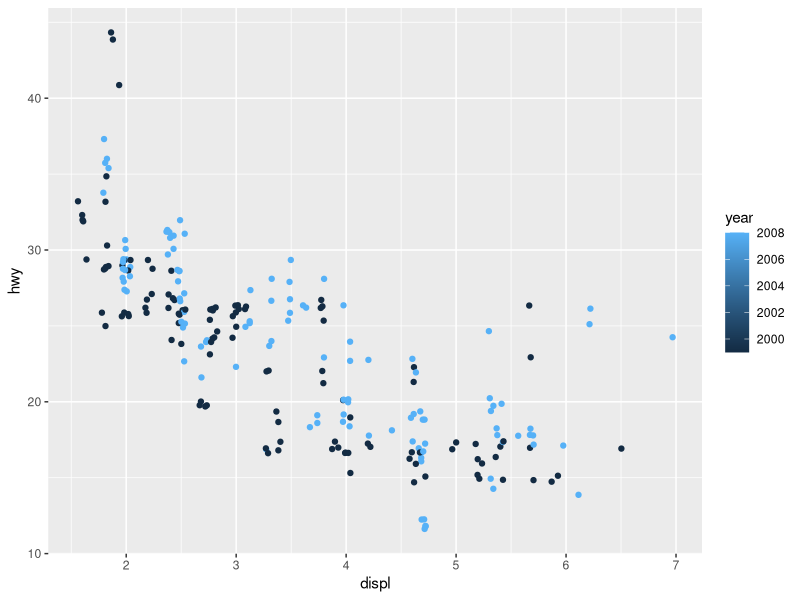
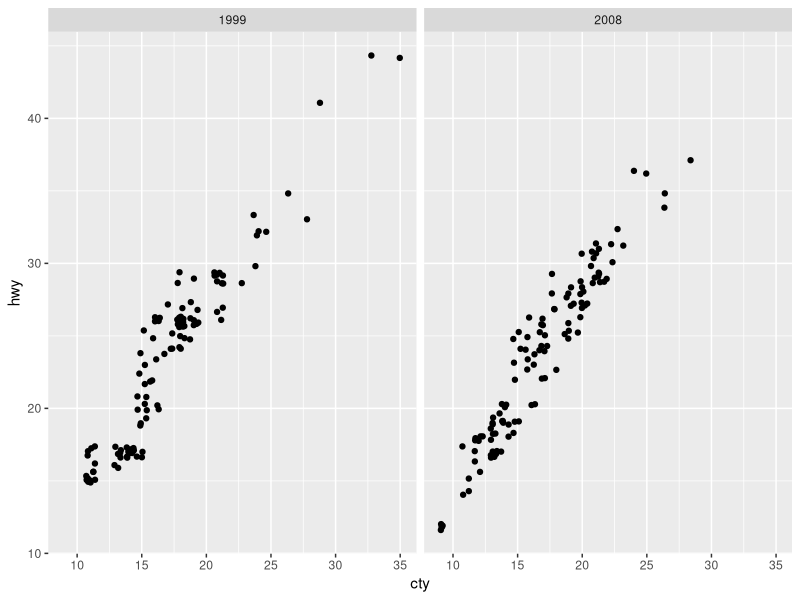
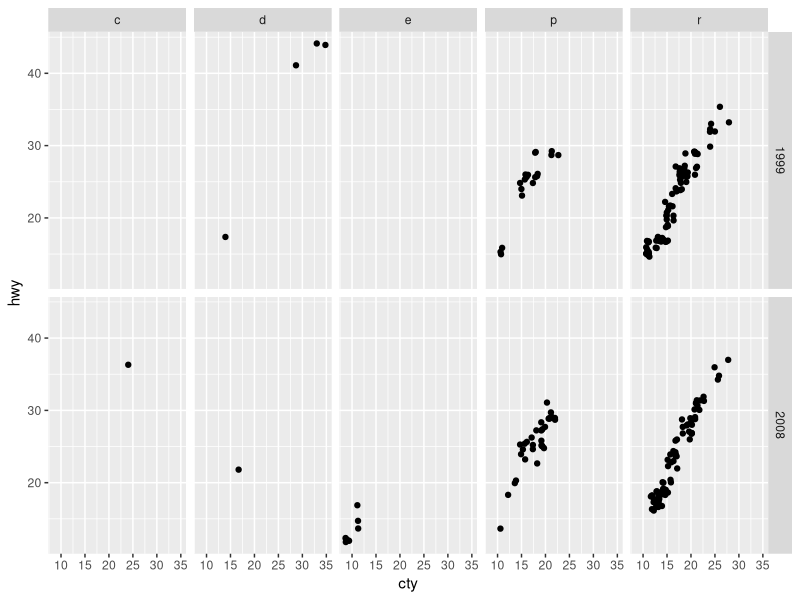
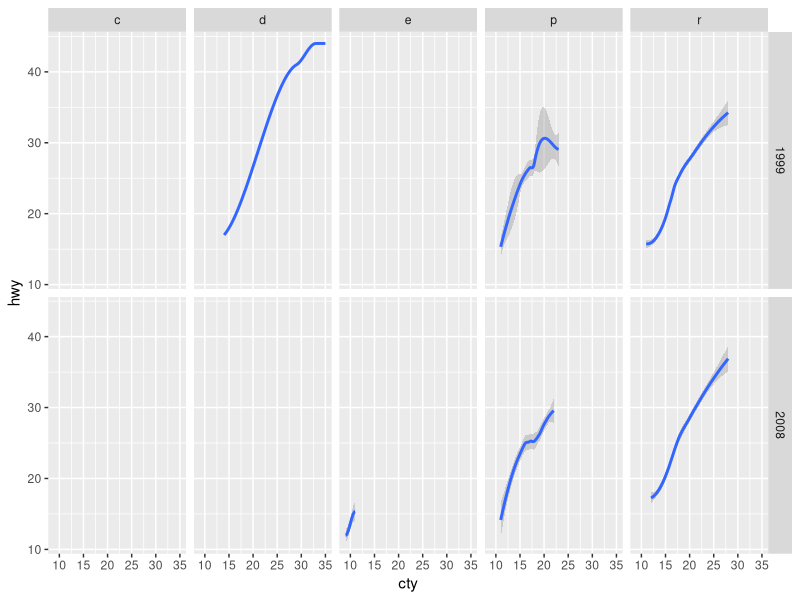
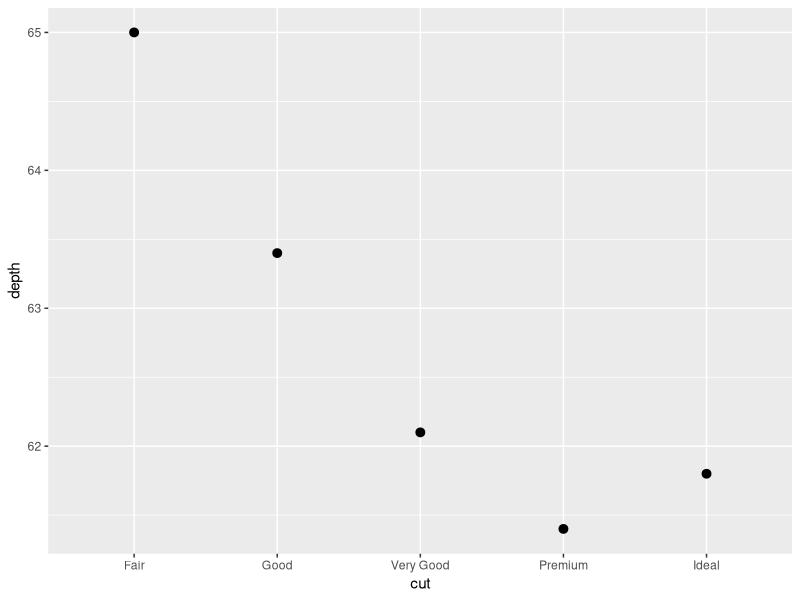

These figures' R source, in order:
## ---- chunk 1
install.packages(c("tidyverse","nycflights13", "gapminder", "Lahman"))
## ---- chunk 2
dput(mtcars)
## ---- chunk 3
library(tidyverse)
## ---- chunk 4
mpg
## ---- chunk 5
length(mpg)

nrow(mpg)
ncol(mpg)
glimpse(mpg)
## ---- chunk 6
ggplot(mpg) + 
  geom_point(aes(x=displ, y=hwy, color=year), position="jitter" )
## ---- chunk 7
ggplot(mpg) + 
  geom_point(aes(cty, hwy), position="jitter") +
  facet_wrap(~ year)
## ---- chunk 8
ggplot(mpg) + 
  geom_point(aes(cty, hwy), position="jitter") +
  facet_grid(year ~ fl)
## ---- chunk 9
ggplot(mpg) + 
  geom_smooth(aes(cty, hwy), position="jitter") +
  facet_grid(year ~ fl)
## ---- chunk 10
ggplot(diamonds) + 
  stat_summary(aes(cut, depth), fun=median)
